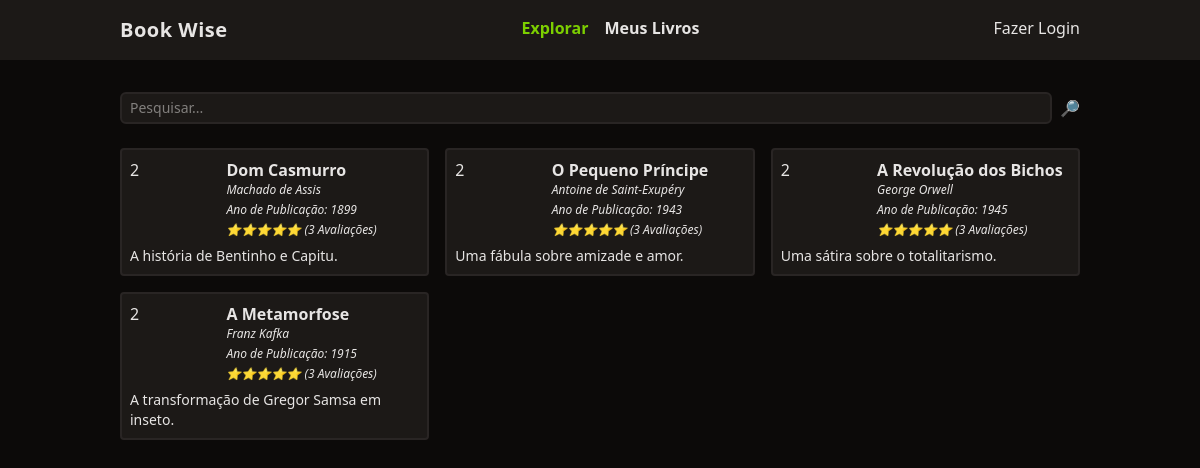
Before: / with the older database file.
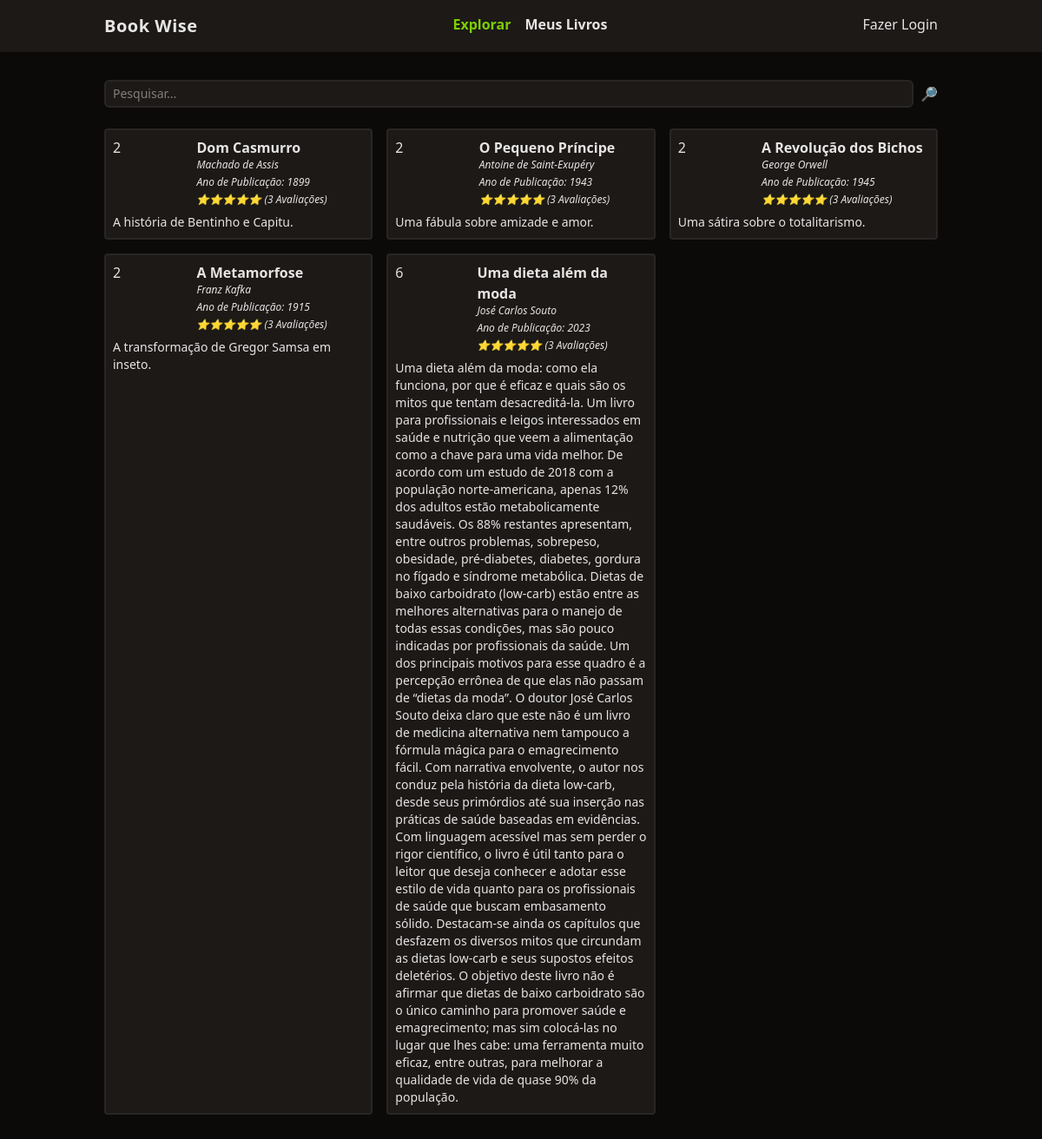
After: the same page with the newer database file.
### tables this page shows
CREATE TABLE books (
  id integer primary key,
  title varchar(255),
  author varchar(255),
  description text,
  year_of_release integer,
  user_id integer,
  foreign key(user_id) references users(id) on delete cascade
);

### functions.php (called while the page is built, shortened)
<?php
  function view($view, $data = []) {
    require 'views/template/app.php';
  }
  function auth() {
    if (! isset($_SESSION['auth'])) {
      return null;
    }
    return $_SESSION['auth'];
  }

### controllers/index.controller.php (called while the page is built)
<?php
  $search = $_REQUEST['search'] ?? '';
  $books = $database->query(
    query:"select * from books where title like :search",
    class: Book::class,
    params: ['search' => "%$search%"]
  )->fetchAll();
  view('index', compact('books'));

### routes.php (called while the page is built, shortened)
<?php
$controller = str_replace('/', '', parse_url($_SERVER['REQUEST_URI'])['path']);
if (!$controller) $controller = 'index';
require "controllers/{$controller}.controller.php";

### index.php (called while the page is built, shortened)
<?php
  require "functions.php";
  $config = require 'config.php';
  require "Database.php";
  require "routes.php";

### config.php (called while the page is built)
<?php
  return [
    'database' => [
      'driver' => 'sqlite',
      'database' => 'database.sqlite'
    ]
  ];

### database.php (called while the page is built)
<?php
  class Database {
    private $db;
    public function __construct($config) {
      $this->db = new PDO($this->getDsn($config));
    }
    private function getDsn($config) {
      $driver = $config['driver'];
      unset($config['driver']);
      $dsn = $driver . ':' . http_build_query($config, '', ';');
      if ($driver == 'sqlite') {
        $dsn = $driver . ':' . $config['database'];
      }
      return $dsn;
    }
    public function query($query, $class = null, $params = []) {
      $prepare = $this->db->prepare($query);
      if($class) {
        $prepare->setFetchMode(PDO::FETCH_CLASS, $class);
      }
      $prepare->execute($params);
      return $prepare;
    }
  }
  $database = new Database($config['database']);

### views/index.view.php (the view)
<form class="w-full flex space-x-2">
  <input
    type="text"
    name="search"
    class="border-stone-800 border-2 rounded-md bg-stone-900 text-sm focus:outline-none px-2 py-1 w-full"
    placeholder="Pesquisar..."
  >
  <button type="submit">🔎</button>
</form>
<section class="grid gap-4 grid-cols-1 md:grid-cols-2 lg:grid-cols-3">
  <?php foreach ($books as $book): ?>
    <div class="p-2 rounded border-stone-800 border-2 bg-stone-900">
      <div class="flex">
        <div class="w-1/3">
          <?= $book->user_id ?>
        </div>
        <div class="space-y-1">
          <a href="/book?id=<?= $book->id ?>" class="font-semibold hover:underline">
            <?= $book->title ?>
          </a>
          <div class="text-xs italic">
            <?= $book->author ?>
          </div>
          <div class="text-xs italic">
            Ano de Publicação: <?= $book->year_of_release ?>
          </div>
          <div class="text-xs italic">⭐⭐⭐⭐⭐ (3 Avaliações)</div>
        </div>
      </div>
      <div class="text-sm mt-2">
        <?= $book->description ?>
      </div>
    </div>
  <?php endforeach ?>
</section>

### views/template/app.php (shortened to what this page needs)
<!DOCTYPE html>
<html lang="en">
<head>
  <script src="https://cdn.jsdelivr.net/npm/@tailwindcss/browser@4"></script>
</head>
<body class="bg-stone-950 text-stone-200">
  <header class="bg-stone-900">
    <nav class="mx-auto max-w-screen-lg flex justify-between px-8 py-4">
      <div class="font-bold text-xl tracking-wide">Book Wise</div>
        <ul class="flex space-x-4 font-bold">
          <li><a href="/" class="text-lime-500">Explorar</a></li>
          <li><a href="/my-books" class="hover:underline">Meus Livros</a></li>
        </ul>
        <ul>
          <?php if (auth()): ?>
            <li><a href="/logout">Oi, <?= auth()->name ?></a></li>
            <?php else: ?>
              <li><a href="/login">Fazer Login</a></li>
            <?php endif; ?>
        </ul>
    </nav>
  </header>
  <main class="mx-auto max-w-screen-lg space-y-6 p-8">
    <?php require "views/{$view}.view.php"; ?>
  </main>
</body>
</html>

Changed rows visible on the page:
added books: user "6", title "Uma dieta além da moda", author "José Carlos Souto", year_of_release "2023", description "Uma dieta além da moda: como ela funciona, por que é eficaz e quais são os mitos que tentam desacreditá-la. Um livro para profissionais e leigos interessados em saúde e nutrição que veem a alimentação como a chave para uma vida melhor. De acordo com um estudo de 2018 com a população norte-americana, apenas 12% dos adultos estão metabolicamente saudáveis. Os 88% restantes apresentam, entre outros problemas, sobrepeso, obesidade, pré-diabetes, diabetes, gordura no fígado e síndrome metabólica. Dietas de baixo carboidrato (low-carb) estão entre as melhores alternativas para o manejo de todas essas condições, mas são pouco indicadas por profissionais da saúde. Um dos principais motivos para…"
